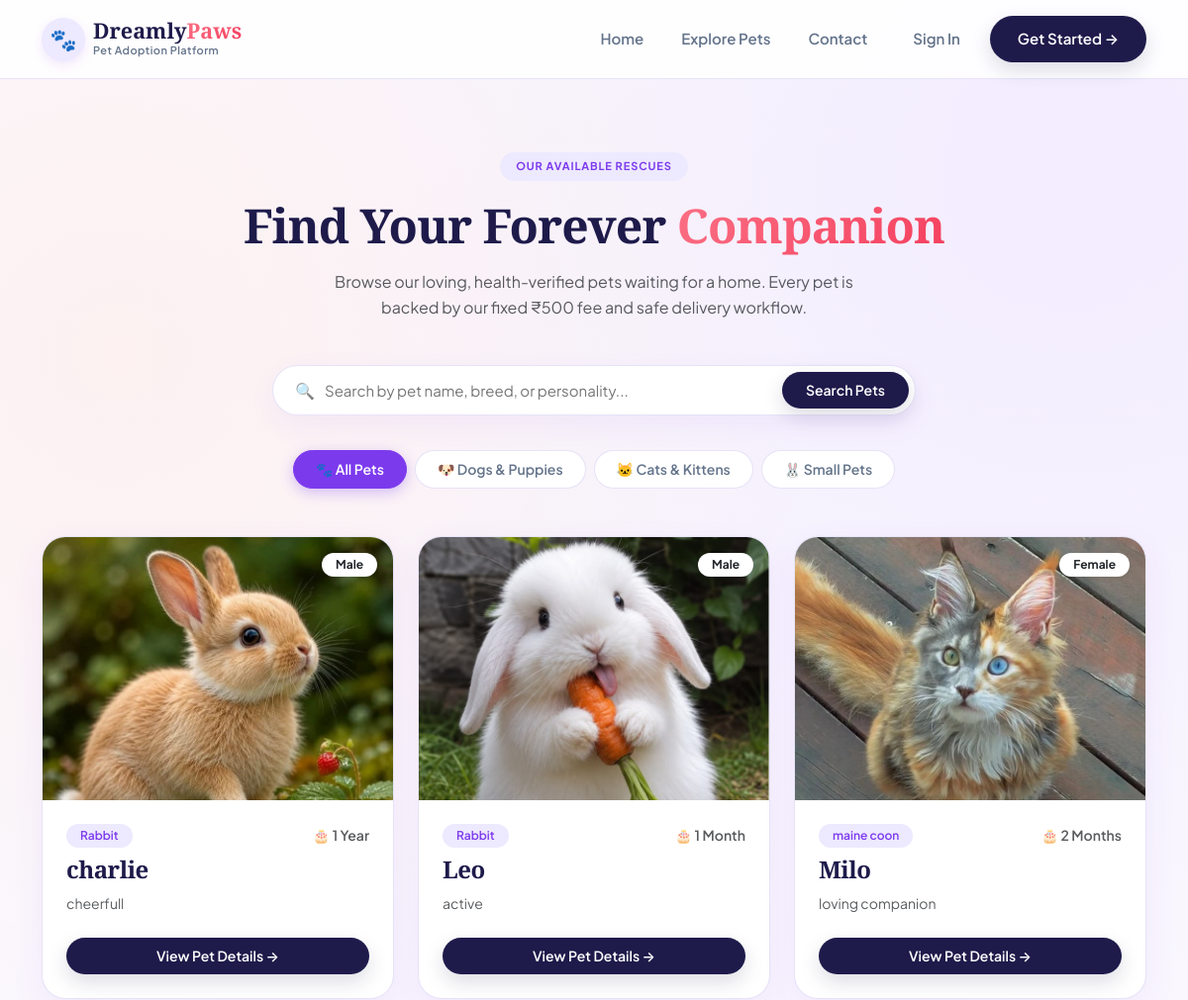
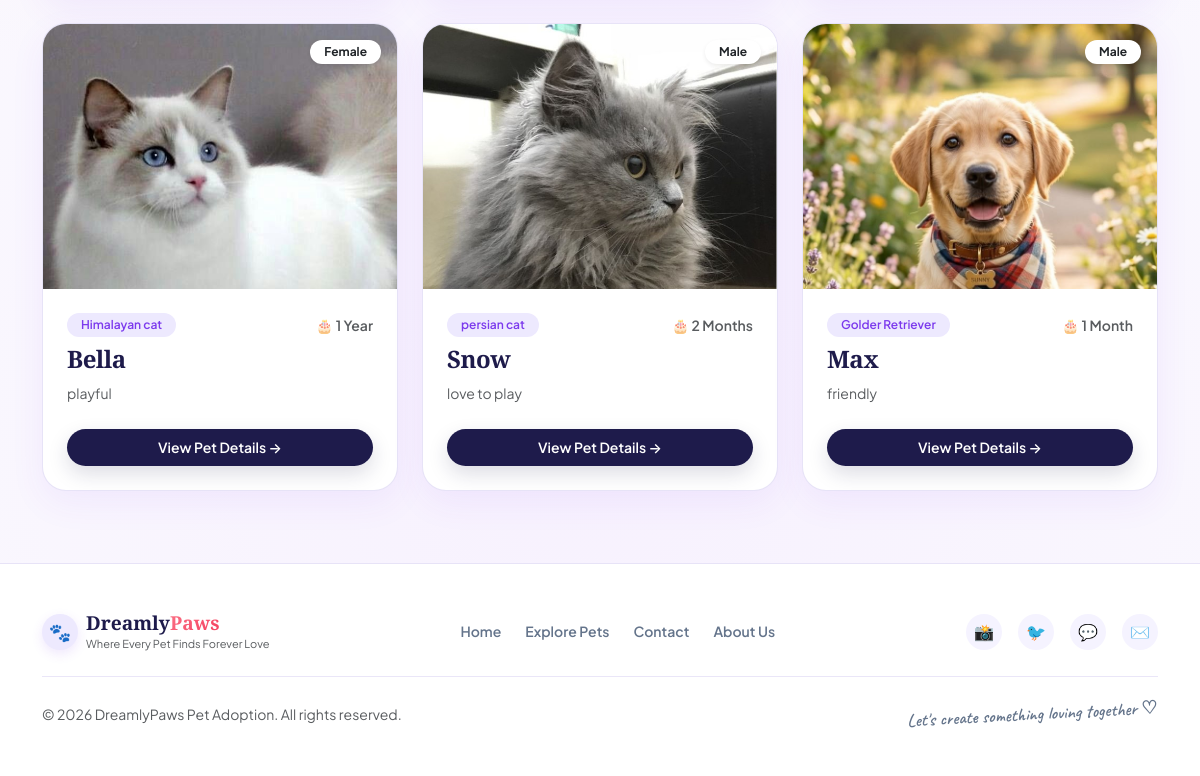
The app's page /pets (signed in) with its own data (2 pictures, top to bottom).
### tables this page shows
CREATE TABLE pets(
        id INTEGER PRIMARY KEY AUTOINCREMENT,
        name TEXT,
        breed TEXT,
        age TEXT,
        gender TEXT,
        vaccinated TEXT,
        description TEXT,
        image TEXT
    , status TEXT DEFAULT 'Available', shelter_id INTEGER);

### app.py (the view, shortened to what this page needs)
@app.route('/pets')
def pets():
    if 'user' not in session:
        return redirect(url_for('login'))
    if session.get('role') == "Shelter":
        return redirect(url_for('shelter_dashboard'))
    if session.get('role') == "Admin":
        return redirect(url_for('admin'))
    search = request.args.get('search', '').strip()
    category = request.args.get('category', '').strip().lower()
    conn = sqlite3.connect("database.db")
    cursor = conn.cursor()
    query = """
        SELECT *
        FROM pets
        WHERE LOWER(TRIM(status)) = 'available'
    """
    params = []
    query += " ORDER BY id DESC"
    cursor.execute(query, params)
    pets_list = cursor.fetchall()
    conn.close()
    return render_template(
        "pets.html",
        pets=pets_list,
        search=search,
        category=category
    )

### templates/pets.html (shortened to what this page needs)
<!DOCTYPE html>
<html lang="en">
<head>
    <link href="https://cdn.jsdelivr.net/npm/bootstrap@5.3.3/dist/css/bootstrap.min.css" rel="stylesheet">
    <link rel="stylesheet" href="{{ url_for('static', filename='css/dreamly_theme.css') }}">
</head>
<body>
{% include 'navbar.html' %}
<div class="container py-4">
    <div class="catalog-header">
        <span class="pill-tag">
            OUR AVAILABLE RESCUES
        </span>
        <h1 class="display-5 fw-bold mb-3">
            Find Your Forever <span class="gradient-text">Companion</span>
        </h1>
        <p class="text-muted mx-auto" style="max-width: 540px; line-height: 1.6;">
            Browse our loving, health-verified pets waiting for a home. Every pet is backed by our fixed ₹500 fee and safe delivery workflow.
        </p>
    </div>
    <form method="GET" action="{{ url_for('pets') }}">
        <div class="search-pill-container">
            <span class="text-muted me-2">🔍</span>
            <input
                type="text"
                name="search"
                class="search-pill-input"
                placeholder="Search by pet name, breed, or personality..."
                value="{{ search or '' }}"
            >
            <button type="submit" class="btn-dark-pill py-2 px-4" style="font-size: 14px;">
                Search Pets
            </button>
        </div>
    </form>
    <div class="filter-pills-bar mb-5">
        <a href="{{ url_for('pets') }}" class="filter-pill {% if not request.args.get('category') %}active{% endif %}">
            🐾 All Pets
        </a>
        <a href="{{ url_for('pets', category='dog') }}" class="filter-pill {% if request.args.get('category') == 'dog' %}active{% endif %}">
            🐶 Dogs & Puppies
        </a>
        <a href="{{ url_for('pets', category='cat') }}" class="filter-pill {% if request.args.get('category') == 'cat' %}active{% endif %}">
            🐱 Cats & Kittens
        </a>
        <a href="{{ url_for('pets', category='rabbit') }}" class="filter-pill {% if request.args.get('category') == 'rabbit' %}active{% endif %}">
            🐰 Small Pets
        </a>
    </div>
    <div class="row g-4 mb-5">
        {% if pets %}
            {% for pet in pets %}
            <div class="col-sm-6 col-lg-4">
                <div class="catalog-pet-card">
                    <div style="position: relative;">
                        <img
                            src="{{ url_for('static', filename='images/' + (pet[7] if pet[7] else 'hero.jpg')) }}"
                            class="catalog-pet-img"
                            alt="{{ pet[1] }}"
                        >
                        <span class="badge bg-white text-dark shadow-sm position-absolute top-0 end-0 m-3 fw-bold">
                            {{ pet[4] }}
                        </span>
                    </div>
                    <div class="p-4 d-flex flex-column flex-grow-1">
                        <div class="d-flex justify-content-between align-items-center mb-2">
                            <span class="badge bg-purple-subtle">
                                {{ pet[2] }}
                            </span>
                            <span class="text-muted small fw-semibold">
                                🎂 {{ pet[3] }}
                            </span>
                        </div>
                        <h3 class="mb-2" style="font-family: var(--font-heading); font-size: 1.5rem; color: var(--dark-navy);">
                            {{ pet[1] }}
                        </h3>
                        <p class="text-muted small mb-4 flex-grow-1" style="line-height: 1.6;">
                            {{ pet[6][:110] }}{% if pet[6]|length > 110 %}...{% endif %}
                        </p>
                        <a
                            href="{{ url_for('pet_details', pet_id=pet[0]) }}"
                            class="btn-dark-pill justify-content-center w-100 py-2"
                            style="font-size: 14px;"
                        >
                            View Pet Details →
                        </a>
                    </div>
                </div>
            </div>
            {% endfor %}
        {% endif %}
    </div>
</div>
{% include 'footer.html' %}
</body>
</html>

### static/css/dreamly_theme.css (style rules this page uses)
:root { --font-heading: 'Playfair Display', Georgia, 'Times New Roman', serif; --font-body: 'Plus Jakarta Sans', -apple-system, BlinkMacSystemFont, 'Segoe UI', Roboto, sans-serif; --font-hand: 'Caveat', cursive; --bg-base: #FAF8FE; --bg-surface: #FFFFFF; --bg-mesh: radial-gradient(circle at 10% 20%, rgba(255, 235, 230, 0.55) 0%, transparent 40%), radial-gradient(circle at 90% 10%, rgba(238, 230, 255, 0.65) 0%, transparent 45%), radial-gradient(circle at 50% 80%, rgba(243, 232, 255, 0.45) 0%, transparent 50%), #FAF8FE; --purple-primary: #7C3AED; --purple-hover: #6D28D9; --purple-soft: #EDE9FE; --purple-light: #F5F3FF; --purple-gradient: linear-gradient(135deg, #7C3AED 0%, #6366F1 100%); --coral-primary: #FB7185; --coral-soft: #FFE4E6; --coral-gradient: linear-gradient(135deg, #FB7185 0%, #F43F5E 100%); --dark-navy: #1E1B4B; --dark-navy-hover: #0F172A; --text-main: #1E1B4B; --text-muted: #64748B; --text-light: #94A3B8; --border-subtle: rgba(226, 220, 246, 0.8); --card-shadow: 0 12px 35px rgba(124, 58, 237, 0.07); --card-shadow-hover: 0 18px 45px rgba(124, 58, 237, 0.12); --radius-pill: 50px; --radius-card: 24px; --radius-sm: 14px; }
body { font-family: var(--font-body); background: var(--bg-mesh); color: var(--text-main); margin: 0; padding: 0; min-height: 100vh; display: flex; flex-direction: column; -webkit-font-smoothing: antialiased; }
h1, h2, h3, h4, .display-1, .display-2, .display-3, .display-4, .display-5, .display-6, .section-title h2, .dashboard-title, .page-title { font-family: var(--font-heading); color: var(--text-main); letter-spacing: -0.02em; font-weight: 700; }
.gradient-text { background: var(--coral-gradient); -webkit-background-clip: text; -webkit-text-fill-color: transparent; display: inline; }
.pill-tag { display: inline-block; background: var(--purple-soft); color: var(--purple-primary); padding: 6px 16px; border-radius: var(--radius-pill); font-size: 11px; font-weight: 700; letter-spacing: 0.08em; text-transform: uppercase; margin-bottom: 16px; }
.btn-dark-pill { background: var(--dark-navy); color: #ffffff !important; border: none; border-radius: var(--radius-pill); padding: 12px 28px; font-weight: 600; font-size: 15px; display: inline-flex; align-items: center; gap: 8px; transition: all 0.25s cubic-bezier(0.16, 1, 0.3, 1); box-shadow: 0 8px 20px rgba(30, 27, 75, 0.15); text-decoration: none; }
.badge { padding: 6px 14px; border-radius: var(--radius-pill); font-weight: 600; font-size: 12px; }
.bg-purple-subtle { background-color: var(--purple-soft) !important; color: var(--purple-primary) !important; }
.filter-pills-bar { display: flex; gap: 8px; flex-wrap: wrap; align-items: center; justify-content: center; }
.filter-pill { padding: 8px 22px; border-radius: var(--radius-pill); font-size: 14px; font-weight: 600; text-decoration: none; color: var(--text-muted); background: #ffffff; border: 1px solid var(--border-subtle); transition: all 0.2s ease; }
.filter-pill.active { background: var(--purple-primary); color: #ffffff !important; border-color: var(--purple-primary); box-shadow: 0 4px 14px rgba(124, 58, 237, 0.3); }

### templates/pets.html (style rules this page uses)
.catalog-header { text-align: center; padding: 50px 0 30px; }
.search-pill-container { max-width: 650px; margin: 0 auto 35px; background: #ffffff; border-radius: var(--radius-pill); padding: 6px 6px 6px 22px; display: flex; align-items: center; border: 1.5px solid var(--border-subtle); box-shadow: 0 10px 30px rgba(124, 58, 237, 0.06); transition: border-color 0.2s, box-shadow 0.2s; }
.search-pill-input { border: none; outline: none; flex: 1; font-size: 15px; color: var(--text-main); background: transparent; }
.catalog-pet-card { background: #ffffff; border-radius: 24px; overflow: hidden; border: 1px solid var(--border-subtle); box-shadow: var(--card-shadow); transition: all 0.3s cubic-bezier(0.16, 1, 0.3, 1); height: 100%; display: flex; flex-direction: column; }
.catalog-pet-img { width: 100%; aspect-ratio: 4 / 3; object-fit: cover; object-position: top center; }

### records on screen
pets: image (picture), gender "Male", breed "Rabbit", age "1 Year", name "charlie", description "cheerfull"
pets: image (picture), gender "Male", breed "Rabbit", age "1 Month", name "Leo", description "active"
pets: image (picture), gender "Female", breed "maine coon", age "2 Months", name "Milo", description "loving companion"
pets: image (picture), gender "Female", breed "Himalayan cat", age "1 Year", name "Bella", description "playful"
pets: image (picture), gender "Male", breed "persian cat", age "2 Months", name "Snow", description "love to play"
pets: image (picture), gender "Male", breed "Golder Retriever", age "1 Month", name "Max", description "friendly"
